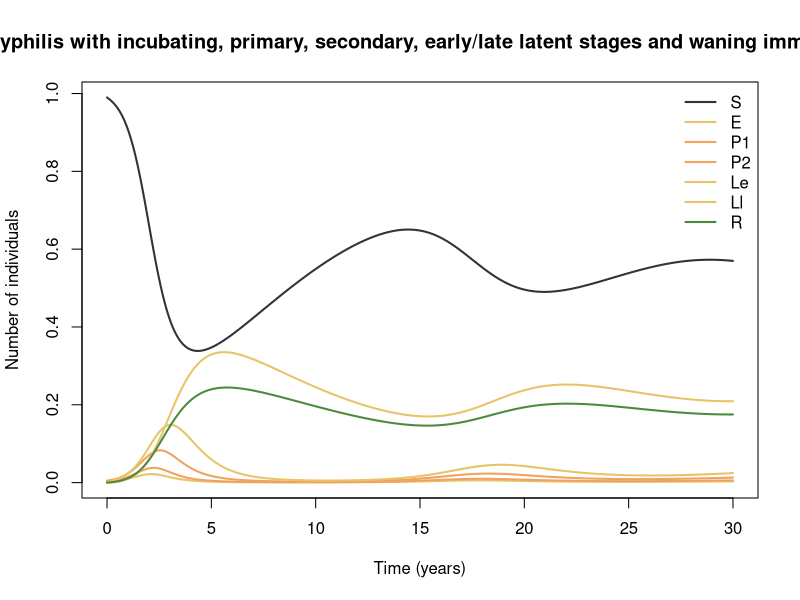

The R script that drew this image:
## Syphilis with incubating, primary, secondary, early/late latent stages and waning immunity
## Syphilis.
## Parameter values: 6 of 11 checked against the source; the rest are recalled or illustrative.
## Reference: Garnett GP, Aral SO, Hoyle DV, Cates W Jr, Anderson RM. The natural history of syphilis: implications for the transmission dynamics and control of infection. Sex Transm Dis 1997;24(4):185–200
## Source: https://doi.org/10.1097/00007435-199704000-00002
##
## Generated from a compartmental model diagram (model format v1).
## Regenerating from the same diagram always gives this exact file.
##
## Compartments: S, E, P1, P2, Le, Ll, R
## Flows (time unit: years):
##   (outside) -> S   : mu * N
##   S -> E           : foi * S
##   E -> P1          : sig_inc * E
##   P1 -> P2         : 1 / (f_prim * d_inf) * P1
##   P2 -> Le         : 1 / ((1 - f_prim) * d_inf) * P2
##   Le -> P2         : rel * Le
##   Le -> Ll         : el * Le
##   P1 -> R          : tau * P1
##   P2 -> R          : tau * P2
##   Le -> R          : tau * Le
##   Ll -> R          : tau_l * Ll
##   R -> S           : w_imm * R
##   S -> (outside)   : mu * S
##   E -> (outside)   : mu * E
##   P1 -> (outside)  : mu * P1
##   P2 -> (outside)  : mu * P2
##   Le -> (outside)  : mu * Le
##   Ll -> (outside)  : mu * Ll
##   R -> (outside)   : mu * R

library(deSolve)

# ---- Time ------------------------------------------------------------
times <- seq(0, 30, by = 0.05)  # years

# ---- Parameters ------------------------------------------------------
parameters <- c(
  cp = 15,             # mean partner change rate (MSM, Ontario) (partners/yr) [verified]
  beta_s = 0.3,        # transmission probability (per partnership) [illustrative]
  sig_inc = 365 / 25,  # 1/incubation period (25 days) (/yr) [verified]
  d_inf = 154 / 365,   # total primary + secondary infectious period (yr) [verified]
  f_prim = 0.3,        # fraction of d_inf spent in primary stage [illustrative]
  tau = 0.4,           # treatment rate of infectious and early-latent cases (/yr) [verified]
  tau_l = 0.1,         # treatment rate in late latent (/yr) [illustrative]
  rel = 0.25,          # relapse rate early latent to secondary (/yr) [illustrative]
  el = 1,              # progression early to late latent (early latent about 1 yr) (/yr) [illustrative]
  w_imm = 1 / 5,       # waning of post-treatment immunity (5 yr) (/yr) [verified]
  mu = 5831 / 366279   # entry/exit rate (/yr) [verified]
)

# ---- Initial conditions ----------------------------------------------
state <- c(
  S = 0.99,    # susceptible
  E = 0,       # incubating
  P1 = 0.005,  # primary (infectious)
  P2 = 0.005,  # secondary (infectious)
  Le = 0,      # early latent (non-infectious; relapse possible)
  Ll = 0,      # late latent
  R = 0        # treated, temporarily immune
)

# ---- Model equations -------------------------------------------------
syphilis_staged_garnett_model <- function(t, state, parameters) {
  with(as.list(c(state, parameters)), {
    # Total population
    N <- S + E + P1 + P2 + Le + Ll + R

    # Derived quantities
    foi <- cp * beta_s * (P1 + P2) / N  # force of infection

    # Rates of change
    dS <- mu * N - foi * S + w_imm * R - mu * S
    dE <- foi * S - sig_inc * E - mu * E
    dP1 <- sig_inc * E - 1 / (f_prim * d_inf) * P1 - tau * P1 - mu * P1
    dP2 <- 1 / (f_prim * d_inf) * P1 - 1 / ((1 - f_prim) * d_inf) * P2 + rel * Le - tau * P2 - mu * P2
    dLe <- 1 / ((1 - f_prim) * d_inf) * P2 - rel * Le - el * Le - tau * Le - mu * Le
    dLl <- el * Le - tau_l * Ll - mu * Ll
    dR <- tau * P1 + tau * P2 + tau * Le + tau_l * Ll - w_imm * R - mu * R

    list(c(dS, dE, dP1, dP2, dLe, dLl, dR))
  })
}

# ---- Solve -----------------------------------------------------------
out <- ode(y = state, times = times, func = syphilis_staged_garnett_model, parms = parameters)
out <- as.data.frame(out)

# ---- Plot ------------------------------------------------------------
compartment_cols <- c(S = "#333333", E = "#E8C468", P1 = "#F0A35E", P2 = "#F0A35E", Le = "#E8C468", Ll = "#E8C468", R = "#4E8A3E")
matplot(out$time, out[, names(compartment_cols)], type = "l", lty = 1, lwd = 2,
        col = compartment_cols, xlab = "Time (years)", ylab = "Number of individuals",
        main = "Syphilis with incubating, primary, secondary, early/late latent stages and waning immunity")
legend("topright", legend = names(compartment_cols), col = compartment_cols,
       lty = 1, lwd = 2, bty = "n")
